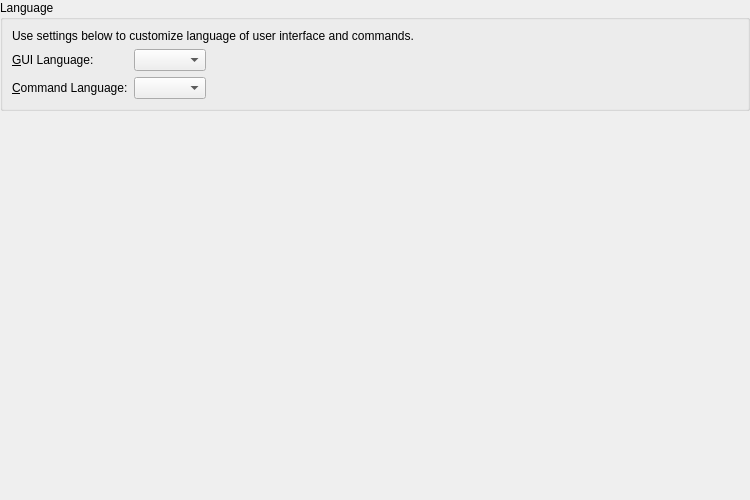
<?xml version="1.0" encoding="UTF-8"?>
<ui version="4.0">
 <class>LC_SettingsPageLanguage</class>
 <widget class="QWidget" name="LC_SettingsPageLanguage">
  <property name="geometry">
   <rect>
    <x>0</x>
    <y>0</y>
    <width>750</width>
    <height>500</height>
   </rect>
  </property>
  <layout class="QGridLayout" name="gridLayout_main">
   <property name="leftMargin">
    <number>0</number>
   </property>
   <property name="topMargin">
    <number>0</number>
   </property>
   <property name="rightMargin">
    <number>0</number>
   </property>
   <property name="bottomMargin">
    <number>0</number>
   </property>
   <item row="0" column="0">
    <widget class="QGroupBox" name="bgLanguage">
     <property name="title">
      <string>Language</string>
     </property>
     <layout class="QGridLayout" name="language_layout">
      <item row="2" column="1">
       <widget class="QComboBox" name="cbLanguageCmd">
        <property name="sizePolicy">
         <sizepolicy hsizetype="Preferred" vsizetype="Preferred">
          <horstretch>0</horstretch>
          <verstretch>0</verstretch>
         </sizepolicy>
        </property>
        <property name="toolTip">
         <string>Commands Language

Languages for commands in Cmd Widget</string>
        </property>
        <property name="sizeAdjustPolicy">
         <enum>QComboBox::SizeAdjustPolicy::AdjustToContents</enum>
        </property>
       </widget>
      </item>
      <item row="1" column="1">
       <widget class="QComboBox" name="cbLanguage">
        <property name="sizePolicy">
         <sizepolicy hsizetype="Preferred" vsizetype="Preferred">
          <horstretch>0</horstretch>
          <verstretch>0</verstretch>
         </sizepolicy>
        </property>
        <property name="toolTip">
         <string>Interface Language

Language to use for GUI and messages.</string>
        </property>
        <property name="sizeAdjustPolicy">
         <enum>QComboBox::SizeAdjustPolicy::AdjustToContents</enum>
        </property>
       </widget>
      </item>
      <item row="2" column="0">
       <widget class="QLabel" name="lLanguageCmd">
        <property name="text">
         <string>&amp;Command Language:</string>
        </property>
        <property name="wordWrap">
         <bool>false</bool>
        </property>
        <property name="buddy">
         <cstring>cbLanguageCmd</cstring>
        </property>
       </widget>
      </item>
      <item row="2" column="2">
       <spacer name="horizontalSpacer">
        <property name="orientation">
         <enum>Qt::Orientation::Horizontal</enum>
        </property>
        <property name="sizeHint" stdset="0">
         <size>
          <width>0</width>
          <height>0</height>
         </size>
        </property>
       </spacer>
      </item>
      <item row="1" column="0">
       <widget class="QLabel" name="lLanguage">
        <property name="text">
         <string>&amp;GUI Language:</string>
        </property>
        <property name="wordWrap">
         <bool>false</bool>
        </property>
        <property name="buddy">
         <cstring>cbLanguage</cstring>
        </property>
       </widget>
      </item>
      <item row="0" column="0" colspan="3">
       <widget class="QLabel" name="label">
        <property name="text">
         <string>Use settings below to customize language of user interface and commands.</string>
        </property>
        <property name="wordWrap">
         <bool>true</bool>
        </property>
       </widget>
      </item>
     </layout>
    </widget>
   </item>
   <item row="1" column="0">
    <spacer name="verticalSpacer">
     <property name="orientation">
      <enum>Qt::Orientation::Vertical</enum>
     </property>
     <property name="sizeHint" stdset="0">
      <size>
       <width>0</width>
       <height>40</height>
      </size>
     </property>
    </spacer>
   </item>
  </layout>
 </widget>
 <resources/>
 <connections/>
</ui>
